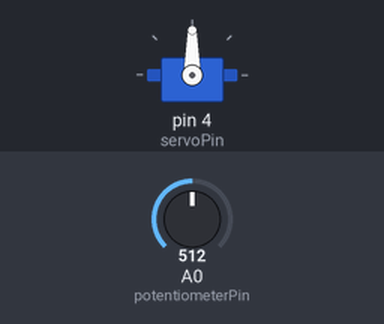
Bench run of a sketch on a simulated Arduino Uno, built with avr-gcc and run on an emulated ATmega328P. Parts: servo. Inputs (shaded band) come from the test bench; at power-on: A0 (potentiometerPin) = 512.

Above: at 1.2 s.
1.3 s: A0 (potentiometerPin) set to 716
At 2.0 s:
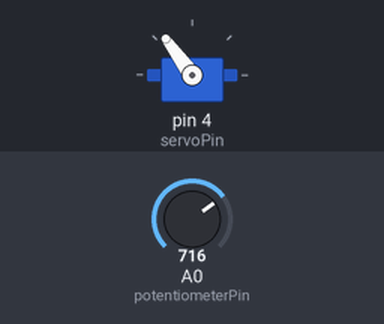
2.8 s: A0 (potentiometerPin) set to 900
At 4.0 s:
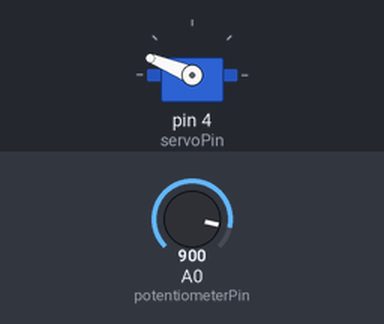
4.3 s: A0 (potentiometerPin) set to 1023
At 5.3 s:
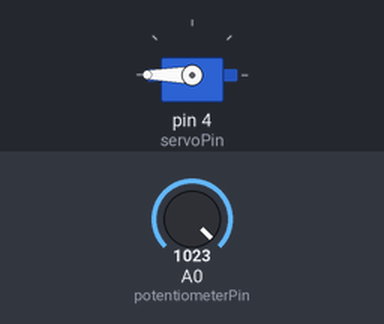
5.8 s: A0 (potentiometerPin) set to 306
At 6.7 s:
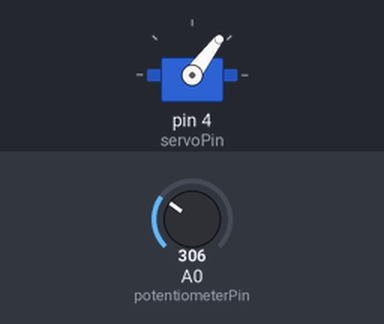
7.3 s: A0 (potentiometerPin) set to 122
At 7.7 s:
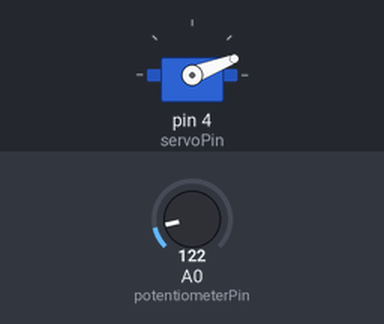
Timing chart, 0 to 9.8 s (numbered marks = the images above; inputs shaded):
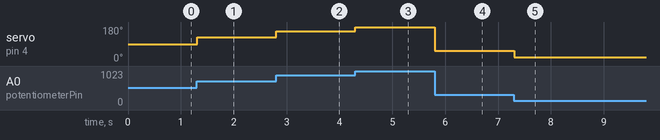

Measured:
- after the input at 1.3 s, servo on pin 4 (servoPin): 90° → 126° at once
- after the input at 2.8 s, servo on pin 4 (servoPin): 126° → 158° at once
- after the input at 4.3 s, servo on pin 4 (servoPin): 158° → 180° at once
- after the input at 5.8 s, servo on pin 4 (servoPin): 180° → 53° at once
- after the input at 7.3 s, servo on pin 4 (servoPin): 53° → 21° at once

The sketch:

PotentiometerMovingServo.ino
```cpp
#include <Servo.h>

#define servoPin 4
#define potentiometerPin A0

int potentiometerVal=0;
int prevValue=0;

Servo myServo;

void setup() {
  myServo.attach(servoPin);
}

void loop() {
  potentiometerVal = analogRead(potentiometerPin);
  if(prevValue!=potentiometerVal)myServo.write((int)(potentiometerVal  * 0.1761));
  prevValue = potentiometerVal;
  delay(10);
}
```
